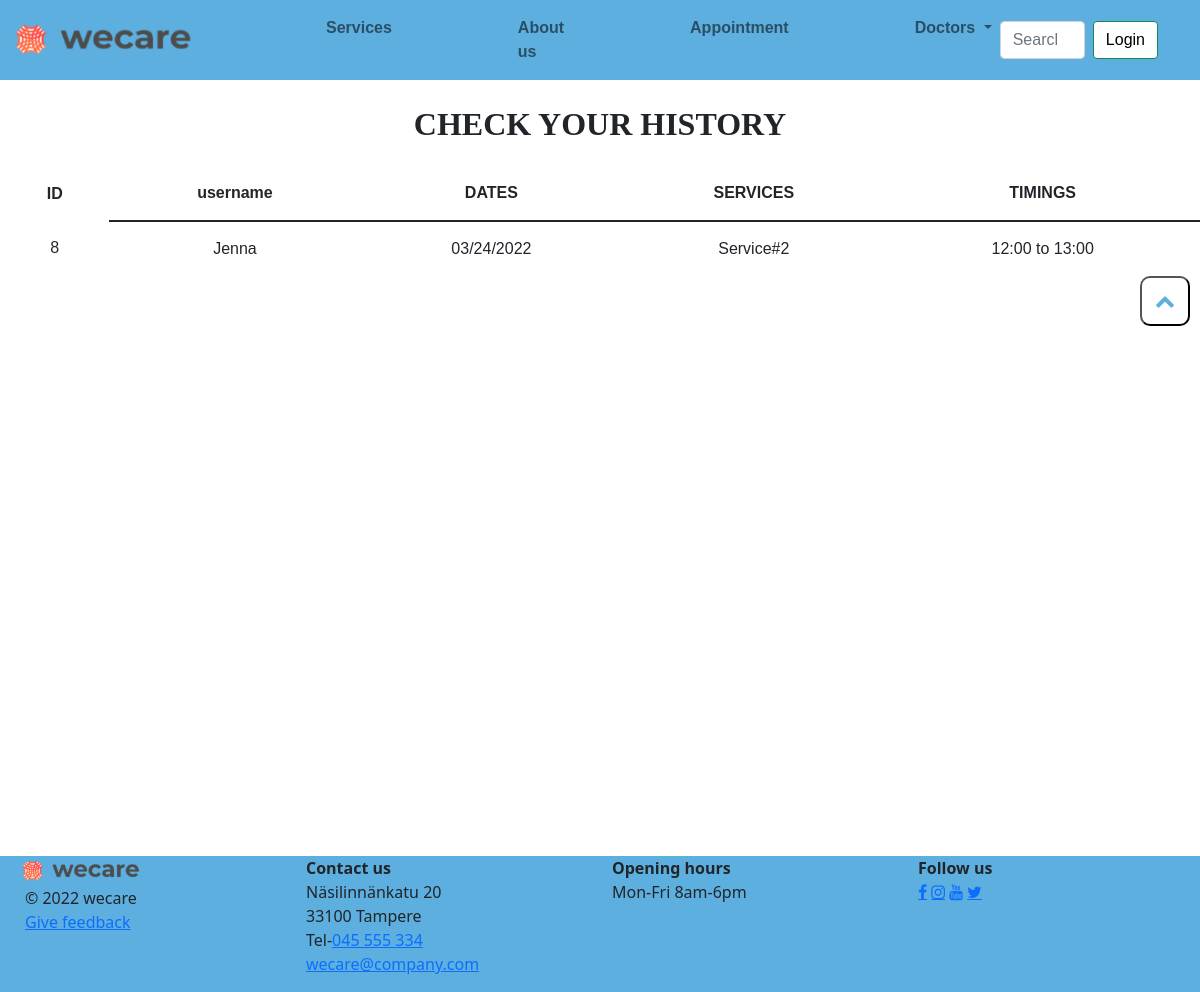
Screenshot of /docs/history.php with the database file from the repository.
### tables this page shows
CREATE TABLE `appointment` (
  `id` int NOT NULL,
  `username` varchar(50) NOT NULL,
  `date1` varchar(50) NOT NULL,
  `gender` varchar(50) NOT NULL,
  `service` varchar(50) NOT NULL,
  `tim` varchar(50) NOT NULL
);

### docs/history.php (the view, shortened to what this page needs)
<?php
include 'header.php';
include 'connect.php';
?>
<!DOCTYPE html>
<html lang="en">
<head>
</head>
<body>
    <h2><b>CHECK YOUR HISTORY</b></h2>
<table>
  <tr>
    <th>ID</th>
    <th>username</th>
    <th>DATES</th>
    <th>SERVICES</th>
    <th>TIMINGS</th>
  </tr>
  <?php
  $sql = "select * from appointment WHERE id=(SELECT max(id) FROM appointment) ";
  $result = $conn->query($sql);
    if($result){
    while ($row = mysqli_fetch_array($result)) {
      $username=$row['username'];
      $date=$row['date1'];
      $service=$row['service'];
      $time=$row['tim'];
      echo '<tr class="table">
      <td>'.$row['id'].'</td>
      <td>'.$username.'</td>
      <td>'.$date.'</td>
      <td>'.$service.'</td>
      <td>'.$time.'</td>
    </tr>';
    }
  }
    ?>
</table>
<button class="scroll-up"><i class="fa fa-chevron-up"></i></button>
</body>
</html>
<br><br><br><br><br><br><br><br><br><br><br><br><br><br><br><br><br><br><br><br>
<?php
include 'footer.php';
?>

### docs/history.php (style rules this page uses)
h2 { text-align:center; padding-top:25px; padding-bottom:15px; font-family: verdana; }
table { font-family: Arial, Helvetica, sans-serif; border-collapse: collapse; text-align:center; padding-top:20px; width:100%; }
th,td { padding: 15px; margin-right:10px; }
.scroll-up { position: fixed; border-radius: 20%; width:50px; height:50px; right: 10px; font-size:20px; color:rgb(93, 175, 223); background:white; }

### rows the page displays
appointment: id "8", username "Jenna", date1 "03/24/2022", service "Service#2", tim "12:00 to 13:00"
